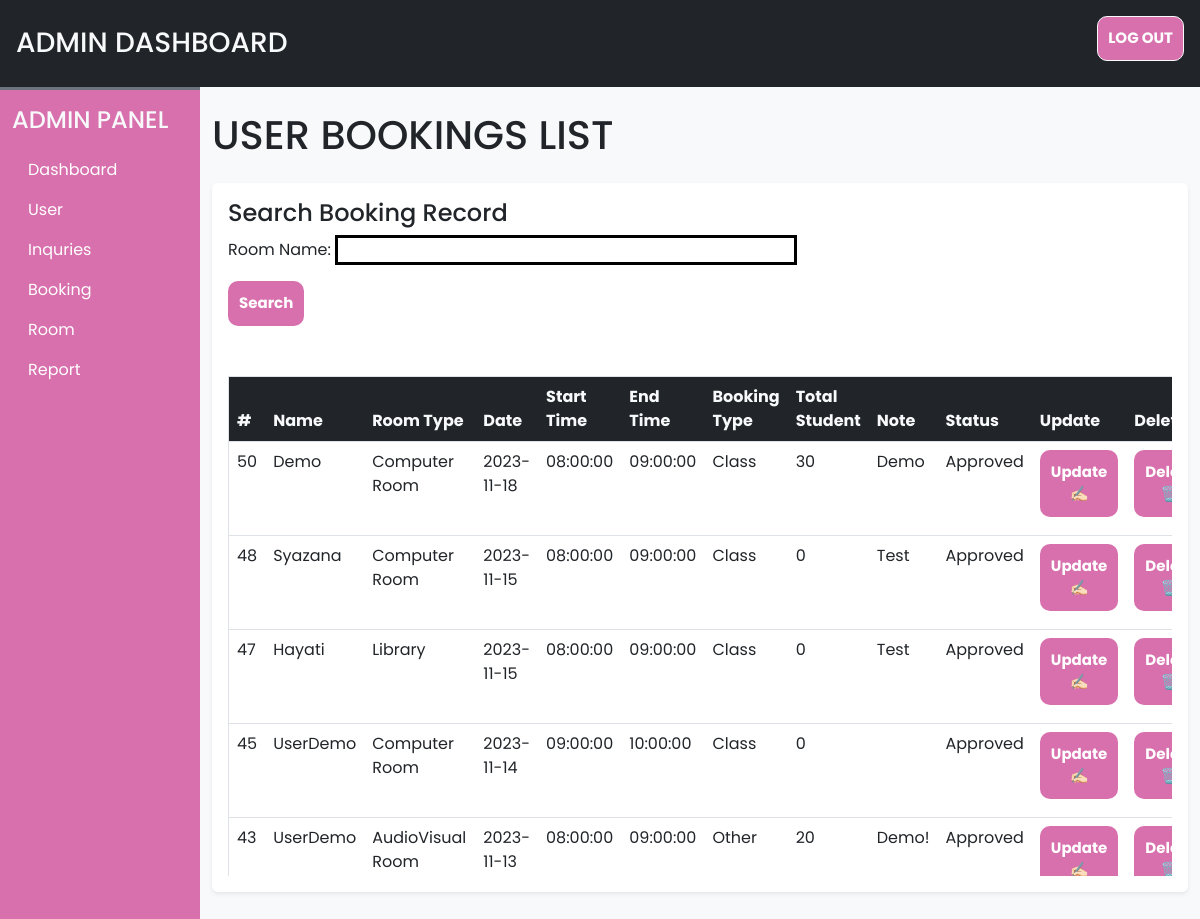
The app's page /admin/bookingList.php (signed in) with its own data.
### tables this page shows
CREATE TABLE `booking` (
  `sr_no` int(11) NOT NULL,
  `name` varchar(100) NOT NULL,
  `room` varchar(100) NOT NULL,
  `bookdate` date NOT NULL,
  `starttime` time NOT NULL,
  `endtime` time NOT NULL,
  `booktype` varchar(100) NOT NULL,
  `total_student` int(100) NOT NULL,
  `note` varchar(225) NOT NULL,
  `status` varchar(100) NOT NULL
);

### admin/bookingList.php (the view, shortened to what this page needs)
<!DOCTYPE html>
<html>
<head>
<?php
require('inc/links.php');
?>
</head>
<body class="bg-light">
<?php
    require('inc/header.php')
?>
<div class="container-fluid" id="main-content">
    <div class="row">
        <div class="col-lg-10 ms-auto p4 overflow-hidden">
            <br>
            <h1 class="mb-4">USER BOOKINGS LIST</h1>
            <div class="card border-0 shadow-sm mb-4">
                <div class="card-body">
                <form action="bookingFound.php" method="post">
                <h4>Search Booking Record</h4>
                <p><label class="label" for="names">Room Name:</label>
                <input id="room" type="text" style="border-style:solid;" name="room" size="30"
                maxlength="50" value="<?php if (isset($_POST['room'])) echo $_POST['room'];?>"/></p>
                <input class="btn" id="submit" type="submit" name="submit" value="Search"/></p>
                </form>
                <br>
               <div class="table-responsive-md" style="height:500px; overflow-y: auto;">
                <table class="table table-hover border">
                        <thead class="sticky-top">
                        <tr class="bg-dark text-light">
                        <th scope="col">#</th>
                        <th scope="col">Name</th>
                        <th scope="col">Room Type</th>
                        <th scope="col">Date</th>
                        <th scope="col">Start Time</th>
                        <th scope="col">End Time</th>
                        <th scope="col">Booking Type</th>
                        <th scope="col">Total Student</th>
                        <th scope="col">Note</th>
                        <th scope="col">Status</th>
                        <th scope="col">Update</th>
                        <th scope="col">Delete</th>
                        </tr>
                    </thead>
                    <tbody>
                    <?php
                    	$q = "SELECT * FROM booking ORDER BY sr_no DESC";
                        $data = @mysqli_query ($con, $q);
                        while($row=mysqli_fetch_assoc($data))
                                {
                                    echo '<tr>
                                    <td>'.$row['sr_no'].'</td>
                                    <td>'.$row['name'].'</td>
                                    <td>'.$row['room'].'</td>
                                    <td>'.$row['bookdate'].'</td>
                                    <td>'.$row['starttime'].'</td>
                                    <td>'.$row['endtime'].'</td>
                                    <td>'.$row['booktype'].'</td>
                                    <td>'.$row['total_student'].'</td>
                                    <td>'.$row['note'].'</td>
                                    <td>'.$row['status'].'</td>
                                    <td align = "center"><a class="btn" href = "bookingUpdate.php?id='.$row['sr_no'].'">Update✍🏻</a></td>
                                    <td align = "center"><a class="btn" href = "bookingDelete.php?id='.$row['sr_no'].'">Delete🗑️</a></td>
                                    </tr>';
                                }
                    ?>
                    </tbody>
                    </table>
                </div>
                </div>
            </div>
        </div>
    </div>
</div>
</body>
</html>

### records on screen
booking: sr_no "50", name "Demo", room "Computer Room", bookdate "2023-11-18", starttime "08:00:00", endtime "09:00:00", booktype "Class", total_student "30", note "Demo", status "Approved"
booking: sr_no "48", name "Syazana", room "Computer Room", bookdate "2023-11-15", starttime "08:00:00", endtime "09:00:00", booktype "Class", total_student "0", note "Test", status "Approved"
booking: sr_no "47", name "Hayati", room "Library", bookdate "2023-11-15", starttime "08:00:00", endtime "09:00:00", booktype "Class", total_student "0", note "Test", status "Approved"
booking: sr_no "45", name "UserDemo", room "Computer Room", bookdate "2023-11-14", starttime "09:00:00", endtime "10:00:00", booktype "Class", total_student "0", status "Approved"
booking: sr_no "43", name "UserDemo", room "AudioVisual Room", bookdate "2023-11-13", starttime "08:00:00", endtime "09:00:00", booktype "Other", total_student "20", note "Demo!", status "Approved"
